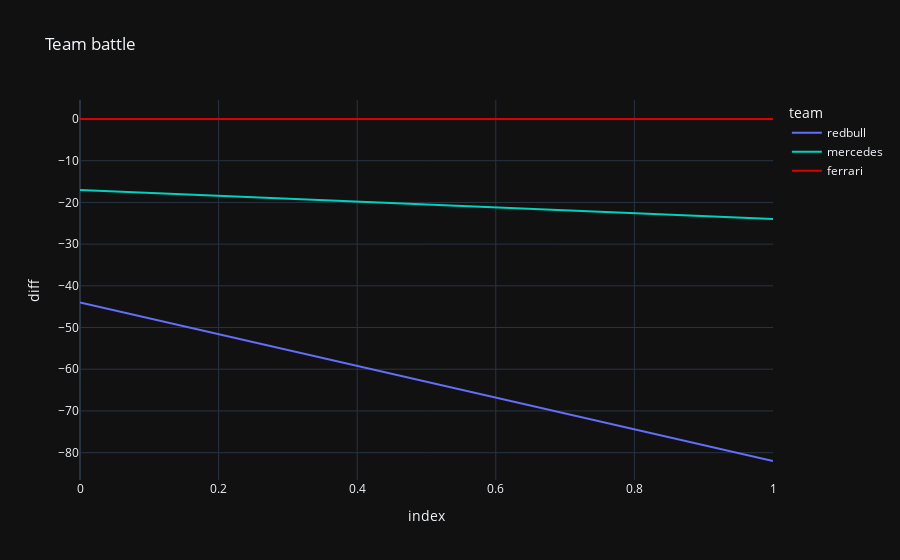

The notebook cell this image was saved under:
### Code cell
px.line(df_battles_team[0], x="index", y="diff", color="team", color_discrete_map=colors["team"], title="Team battle", template="plotly_dark")

### Figure 1 — Plotly figure (JSON) as saved in the notebook; plotly's stock layout.template omitted (floating-point values rounded to 4 significant figures)
{"data": [{"hovertemplate": "team=redbull<br>index=%{x}<br>diff=%{y}<extra></extra>", "legendgroup": "redbull", "line": {"color": "#636efa", "dash": "solid"}, "marker": {"symbol": "circle"}, "mode": "lines", "name": "redbull", "orientation": "v", "showlegend": true, "type": "scatter", "x": [0, 1], "xaxis": "x", "y": [-44, -82], "yaxis": "y"}, {"hovertemplate": "team=mercedes<br>index=%{x}<br>diff=%{y}<extra></extra>", "legendgroup": "mercedes", "line": {"color": "#00d2be", "dash": "solid"}, "marker": {"symbol": "circle"}, "mode": "lines", "name": "mercedes", "orientation": "v", "showlegend": true, "type": "scatter", "x": [0, 1], "xaxis": "x", "y": [-17, -24], "yaxis": "y"}, {"hovertemplate": "team=ferrari<br>index=%{x}<br>diff=%{y}<extra></extra>", "legendgroup": "ferrari", "line": {"color": "#dc0000", "dash": "solid"}, "marker": {"symbol": "circle"}, "mode": "lines", "name": "ferrari", "orientation": "v", "showlegend": true, "type": "scatter", "x": [0, 1], "xaxis": "x", "y": [0, 0], "yaxis": "y"}], "layout": {"legend": {"title": {"text": "team"}, "tracegroupgap": 0}, "title": {"text": "Team battle"}, "xaxis": {"anchor": "y", "domain": [0, 1], "title": {"text": "index"}}, "yaxis": {"anchor": "x", "domain": [0, 1], "title": {"text": "diff"}}}}
